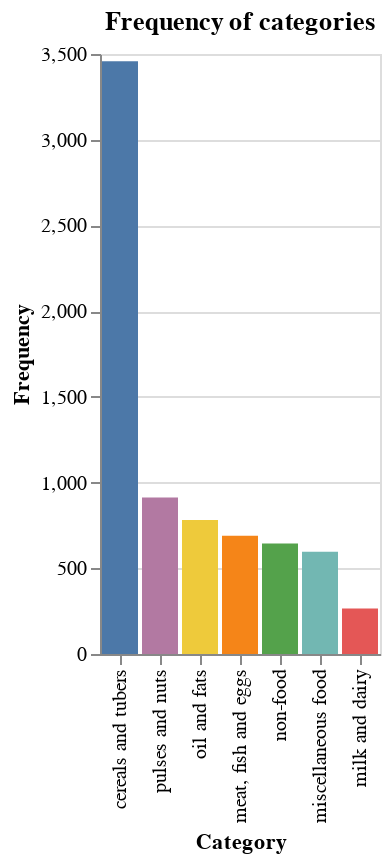

The code cell stored with this chart in its notebook:
### Code cell
# price, general plot
alt.Chart(source).mark_bar().encode(
    alt.X('Category',  sort='-y'),
    alt.Y('Frequency'),
    alt.Color('Category', legend=None),
    tooltip=['Category', 'Frequency']
).properties(title="Frequency of categories")

### Figure 1 — Vega-Lite specification as saved in the notebook (floating-point values rounded to 4 significant figures)
{"config": {"view": {"continuousWidth": 400, "continuousHeight": 300}}, "data": {"name": "data-016e6cb33b697fea26ee7c235f30d5cd"}, "mark": "bar", "encoding": {"color": {"type": "nominal", "field": "Category", "legend": null}, "tooltip": [{"type": "nominal", "field": "Category"}, {"type": "quantitative", "field": "Frequency"}], "x": {"type": "nominal", "field": "Category", "sort": "-y"}, "y": {"type": "quantitative", "field": "Frequency"}}, "title": "Frequency of categories", "$schema": "https://vega.github.io/schema/vega-lite/v4.8.1.json", "datasets": {"data-016e6cb33b697fea26ee7c235f30d5cd": [{"Category": "cereals and tubers", "Frequency": 3457}, {"Category": "pulses and nuts", "Frequency": 913}, {"Category": "oil and fats", "Frequency": 782}, {"Category": "meat, fish and eggs", "Frequency": 690}, {"Category": "non-food", "Frequency": 645}, {"Category": "miscellaneous food", "Frequency": 597}, {"Category": "milk and dairy", "Frequency": 265}]}}
